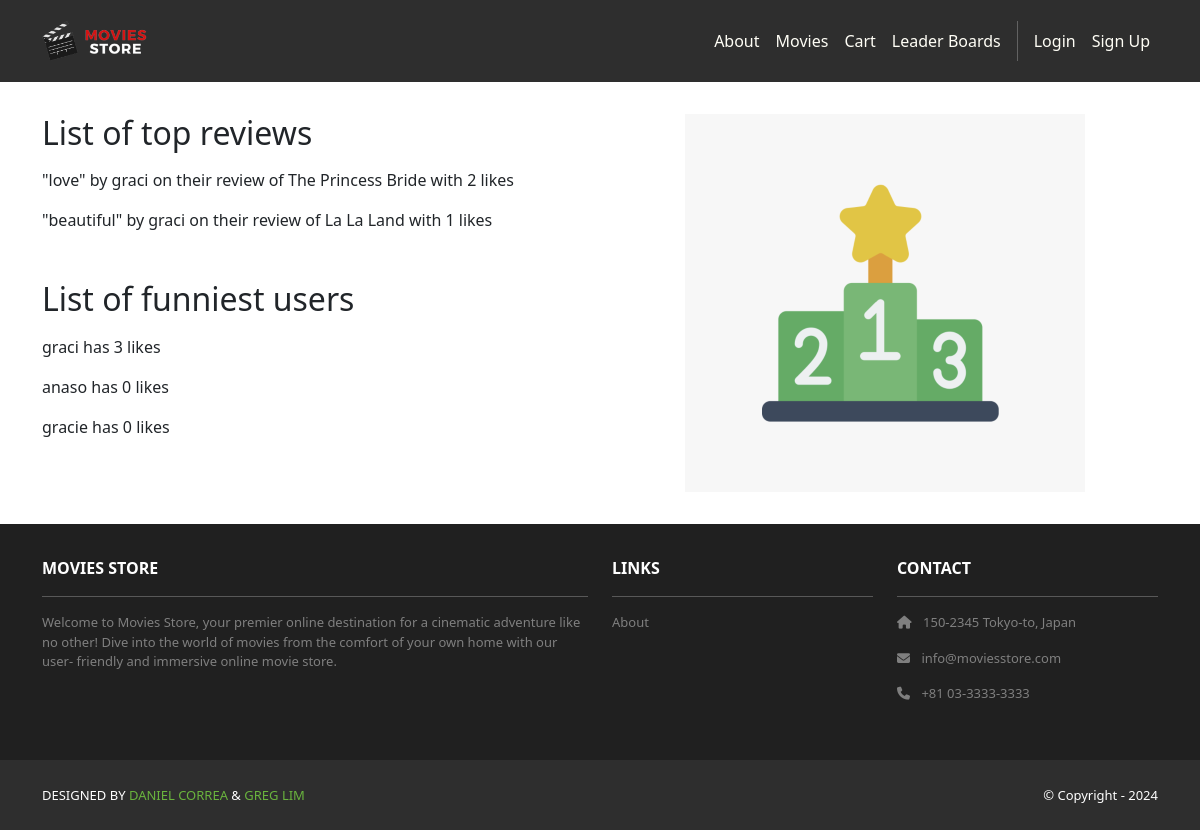
Before: /topcomments/ with the older database file.
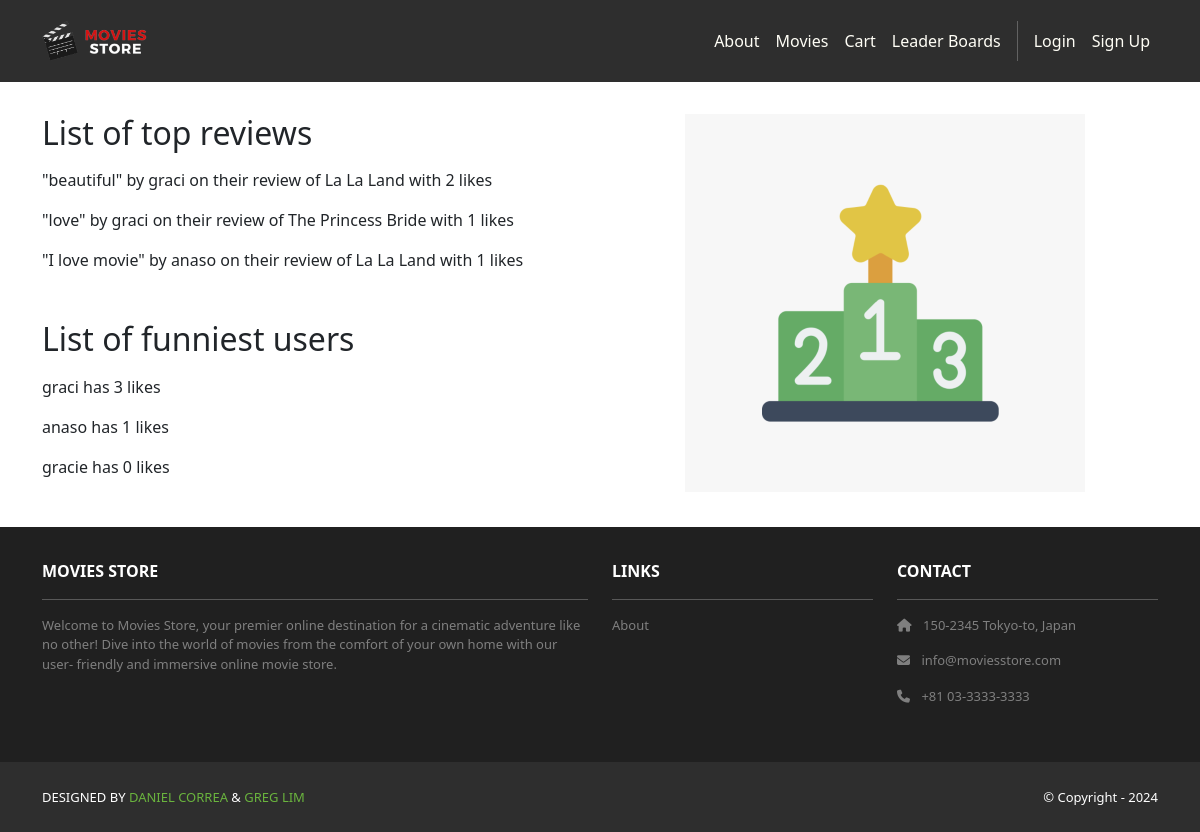
After: the same page with the newer database file.
### movies/models.py (models this page shows, shortened)
class Review(models.Model):
    id = models.AutoField(primary_key=True)
    comment = models.CharField(max_length=255)
    date = models.DateTimeField(auto_now_add=True)
    movie = models.ForeignKey(Movie, on_delete=models.CASCADE)
    user = models.ForeignKey(User, on_delete=models.CASCADE)
    likes = models.ManyToManyField(User, related_name="liked_reviews", blank=True)
    stars = models.IntegerField(default = 0)

class Movie(models.Model):
    id = models.AutoField(primary_key=True)
    name = models.CharField(max_length=255)
    price = models.IntegerField()
    description = models.TextField()
    image = models.ImageField(upload_to='movie_images/')
    rating = models.IntegerField(default = 0)
    watch_list = models.ManyToManyField(User, related_name="watch_listed_movies", blank=True)
    amount_left = models.PositiveIntegerField(default=0, help_text="Number of copies available for purchase")

### topcomments/views.py (the view)
# urls.py: path('', views.index, name='cart.index'),
def index(request):
    top_reviews = (
        Review.objects
        .annotate(num_likes=Count('likes'))
        .order_by('-num_likes')[:10]
    )
    template_data = {"top_reviews": top_reviews}
    top_users = (
        User.objects
        .annotate(total_likes=Count('review__likes'))
        .order_by('-total_likes')[:10]
    )
    template_data = {
        "top_reviews": top_reviews,
        "top_users": top_users,
    }
    return render(request, 'topcomments/index.html', {'template_data': template_data})

### topcomments/templates/topcomments/index.html
{% extends 'base.html' %}
{% block content %}
{% load static %}
<div class="p-3">
    <div class="container">
        <div class="row mt-3">
            <div class="col-md-6 mx-auto mb-3">
                <h2 class="mb-3">List of top reviews</h2>
                {% for review in template_data.top_reviews %}
                    <p>"{{ review.comment }}" by {{ review.user }} on their review of {{ review.movie.name }} with {{ review.num_likes }} likes</p>
                {% endfor %}
                <h2 class="mb-3 mt-5">List of funniest users</h2>
                {% for user in template_data.top_users %}
                    <p>{{ user.username }} has {{ user.total_likes }} likes</p>
                {% endfor %}
            </div>
            <div class="col-md-6 mx-auto mb-3 text-center">
                <img src="{% static 'img/leader.png' %}" class="img-fluid" alt="leader" />
            </div>
        </div>
    </div>
</div>
{% endblock content %}

### moviesstore/templates/base.html (shortened to what this page needs)
<!DOCTYPE html>
<html>
    {% load static %}
    <head>
        <link href =
            "https://cdn.jsdelivr.net/npm/bootstrap@5.3.3/dist/css/bootstrap.min.css" rel="stylesheet">
        <link rel=
            "stylesheet"  href="https://cdnjs.cloudflare.com/ajax/libs/font-awesome/6.1.1/css/all.min.css">
        <link rel="stylesheet" type="text/css" href="{% static 'css/style.css' %}">
    </head>
    <body>
        <nav class="p-3 navbar navbar-dark bg-dark navbar-expand-lg">
            <div class="container">
                <a class="navbar-brand" href="{% url 'home.index' %}">
                    <img src="{% static 'img/logo.png' %}" alt="logo" height="40" />
                </a>
                <div class="collapse navbar-collapse" id="navbarNavAltMarkup">
                    <div class="navbar-nav ms-auto navbar-ml">
                        <a class="nav-link" href="{% url 'home.about' %}">About</a>
                        <a class="nav-link" href="{% url 'movies.index' %}">Movies</a>
                        <a class="nav-link" href="{% url 'cart.index' %}">Cart</a>
                        <a class="nav-link" href="{% url 'topcomments.index' %}">Leader Boards</a>
                        {% if user.is_authenticated %}
                        <a class="nav-link"href="{% url 'accounts.orders' %}">Orders</a>
                        <a class="nav-link" href="{% url 'accounts.logout' %}">Logout ({{ user.username }})</a>
                        {% else %}
                        <a class="nav-link" href="{% url 'accounts.login' %}">Login</a>
                        <a class="nav-link" href="{% url 'accounts.signup' %}"> Sign Up
                        </a>
                        {% endif %}
                    </div>
                </div>
            </div>
        </nav>
        <div>
            {% block content %}
            {% endblock content %}
        </div>
        <section class="p-3 ms-footer d-none d-md-block">
            <div class="container">
                <div class="row mt-3 text-white">
                    <div class="col-md-6 col-lg-6 col-xl-6 mx-auto mb-4">
                        <b>MOVIES STORE</b>
                        <hr />
                        <p>
                            Welcome to Movies Store, your premier online
                            destination for a cinematic adventure like no
                            other! Dive into the world of movies from the
                            comfort of your own home with our user-
                            friendly and immersive online movie store.
                        </p>
                    </div>
                    <div class="col-md-3 col-lg-3 col-xl-3 mx-auto mb-4">
                        <b>LINKS</b>
                        <hr />
                        <p><a class="nav-link" href="{% url 'home.about' %}"> About
                        </a></p>
                    </div>
                    <div class="col-md-3 col-lg-3 col-xl-3 mx-auto mb-4">
                        <b>CONTACT</b>
                        <hr />
                        <p><i class="fas fa-home me-2"></i> 150-2345 Tokyo-to, Japan
                        </p>
                        <p><i class="fas fa-envelope me-2"></i> info@moviesstore.com
                        </p>
                        <p><i class="fas fa-phone me-2"></i> +81 03-3333-3333
                        </p>
                    </div>
                </div>
            </div>
        </section>
        <section class="p-3 ms-footer-bottom bg-dark">
            <div class="container d-flex justify-content-between">
                <div class="me-5 text-white">
                    <span>DESIGNED BY
                        <a href="https://www.x.com/danielgarax"
                        target="_blank">DANIEL CORREA</a> &
                        <a href="https://www.x.com/greglim81"
                        target="_blank">GREG LIM</a>
                    </span>
                </div>
                <div class="text-white">
                    <span>© Copyright - 2024</span>
                </div>
            </div>
        </section>
    </body>
</html>

### moviesstore/static/css/style.css (style rules this page uses)
.navbar a.nav-link { color: #FFFEF6 !important; }
.bg-dark { background-color: #2E2E2E !important; }
.ms-footer { background-color: #202020; }
.ms-footer p { color: #7F7F7F; font-size: 13px; }
.ms-footer-bottom span { font-size: 13px; line-height: 38px; }
.ms-footer-bottom a { color: #6ab43e; text-decoration: none; }

Changed rows visible on the page:
changed Review "beautiful": num_likes "1" → "2"; moves up the list
changed Review "love": num_likes "2" → "1"
added Review: comment "I love movie", user "anaso", movie.name "La La Land", num_likes "1"
Other visible differences:
{{ user.total_likes }}: "0" → "1"
